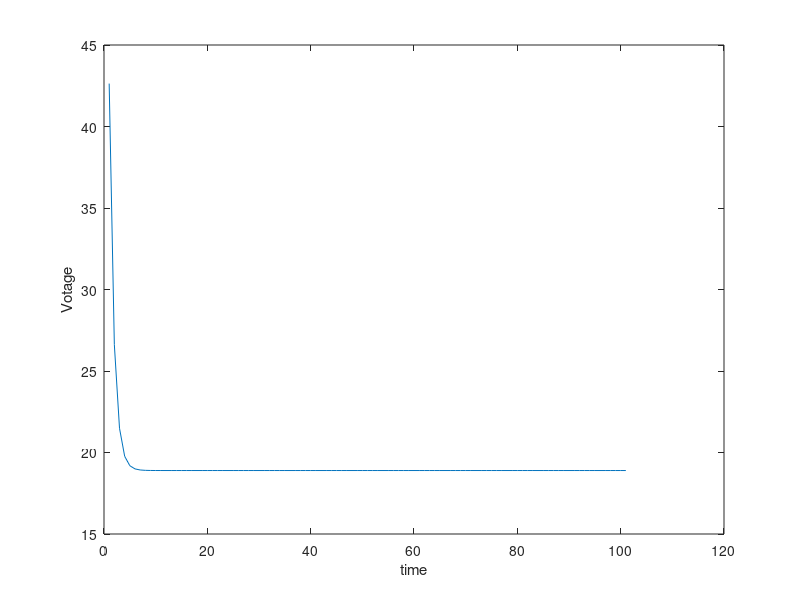
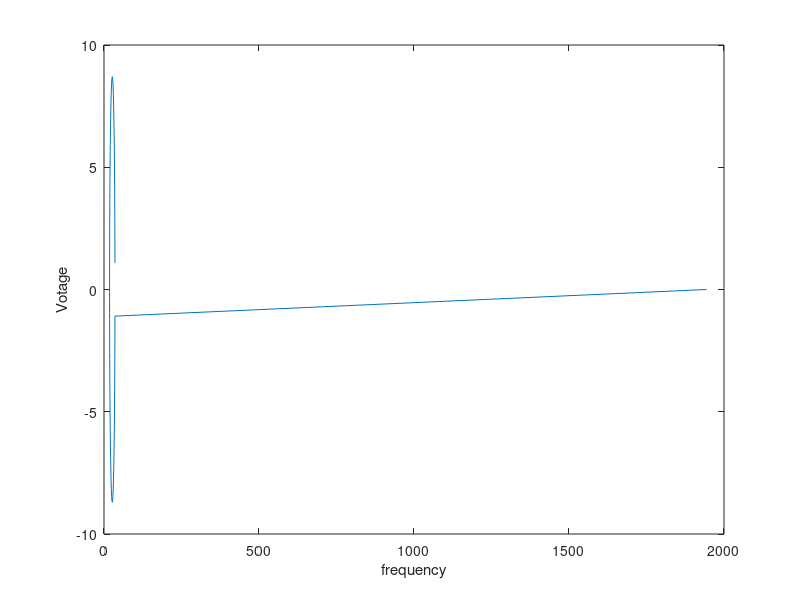

Recreate these plots in MATLAB, in order.
%% modelo de hh
 clear all 
 clc
%% Voltaje y tiempo 
t=[0:100];%tiempo en ms 

%rampa
vt=t;
contador=1;
% while contador<=25
% vt(:,contador) = (-80);
% contador = contador+1;
%  end 
% while contador<=125
% vt(:,contador) = (-100);
% contador = contador+1;
% end 
% while contador<=226
% vt(:,contador) = 1.4*vt(:,contador)-275;%-600;
% contador = contador+1;
%  end 
% while contador<=251
% vt(:,contador) = -80;
% contador = contador+1;
%  end 
v=-63; %este lo voy a cambiar por una rampa
%% Constantes de velocidad para cada estado, son dependientes de voltaje 
%SODIO 
%activacion 
amv = (0.1*(25-v))/(exp(2.5-0.1*v)-1);
Bmv = 4*exp(-v/18);
%inactivacion
ahv = 0.07*exp(-v/20);
Bhv = 1./(exp(3-0.1.*v)+1);

%POTASIO
%activacion
anv = (0.01*(10-v))/(exp(1-0.1*v)-1);
Bnv = 0.125*exp(-v/80);

%% Parametros para funciones de estado
%Activacion SODIO 
am0 = (0.1*(25-0))/(exp(2.5-0.1*0)-1);%condicion inicial V=0
Bm0 = 4*exp(-0/18);%condicion inicial V=0
m0 = am0/(am0+Bm0);
mi = amv./(amv+Bmv); Tm = 1./(amv+Bmv);

%Inactivacion SODIO
ah0 = 0.07*exp(-0/20);%condicion inicial V=0
Bh0 = 1/(exp(3-0.1*0)+1);%condicion inicial V=0
h0 = ah0/(ah0+Bh0);
hi = ahv./(ahv+Bmv); Th = 1./(ahv+Bhv);

%activacion POTASIO
an0 = (0.01*(10-0))/(exp(1-0.1*0)-1);%condicion inicial V=0
Bn0 = 0.125*exp(-0/80);%condicion inicial V=0
n0 = an0/(an0+Bn0);
ni = anv./(anv+Bnv);  Tn = 1./(anv+Bnv); 

%funciones de estado
m = mi-(mi-m0).*exp(-t/Tm);
h = hi-(hi-h0).*exp(-t/Th);
n = ni-(ni-n0).*exp(-t/Tn);

%% Sistema de ecuaciones diferenciales dependientes de voltaje
%ecuaciones diferenciales de funciones de estado 
dm = amv.*(1-m)-Bmv.*m;
dh = ahv.*(1-h)-Bhv.*h;
dn = anv.*(1-n)-Bnv.*n;

%ecuacion diferecial para el voltaje observado 
%parametros
C = 1e-6; %Capacitancia 
gNa = 120e-6; %conductancia
gK = 36e-6;
gl = 0.3e-6;
Vna = 50e-3; %Potencial de inversion o de equilibrio
Vk = -77e-3;
VL = -54.4e-3;
iapp = 10e-9; %Corriente inyectada


ina = -gNa.*(m.^3).*h.*(v-Vna);
ik = -gK.*(n.^4).*(v-Vk);
iL = -gl.*(v-VL);
dv = (ina+ik+iL+iapp)/C;

dv1= fft(dv);
figure (1) 
plot(dv)
xlabel('time')
ylabel('Votage')
figure (2)
plot(dv1)
xlabel('frequency')
ylabel('Votage')
